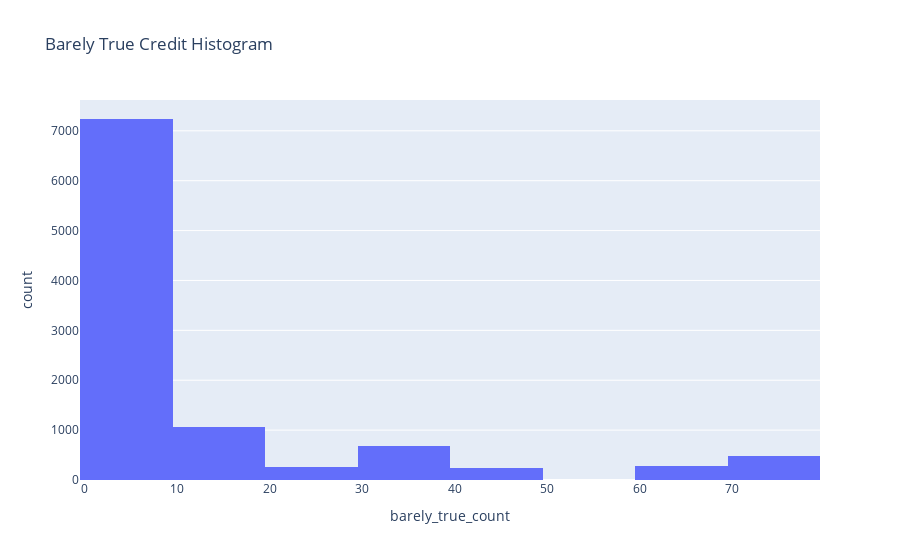

Write notebook code for a chart like this one.
### Code cell
px.histogram(train_df, x="barely_true_count", labels={"x": "credit score"}, title="Barely True Credit Histogram", nbins=10)

### Figure 1 — Plotly figure (JSON) as saved in the notebook; plotly's stock layout.template omitted (floating-point values rounded to 4 significant figures; data arrays with more than 128 entries replaced by an {"elided": "..."} marker saying what was removed)
{"data": [{"alignmentgroup": "True", "bingroup": "x", "hovertemplate": "barely_true_count=%{x}<br>count=%{y}<extra></extra>", "legendgroup": "", "marker": {"color": "#636efa", "pattern": {"shape": ""}}, "name": "", "nbinsx": 10, "offsetgroup": "", "orientation": "v", "showlegend": false, "x": {"elided": "10239 int values"}, "xaxis": "x", "yaxis": "y", "type": "histogram"}], "layout": {"xaxis": {"anchor": "y", "domain": [0, 1], "title": {"text": "barely_true_count"}}, "yaxis": {"anchor": "x", "domain": [0, 1], "title": {"text": "count"}}, "legend": {"tracegroupgap": 0}, "title": {"text": "Barely True Credit Histogram"}, "barmode": "relative"}}
